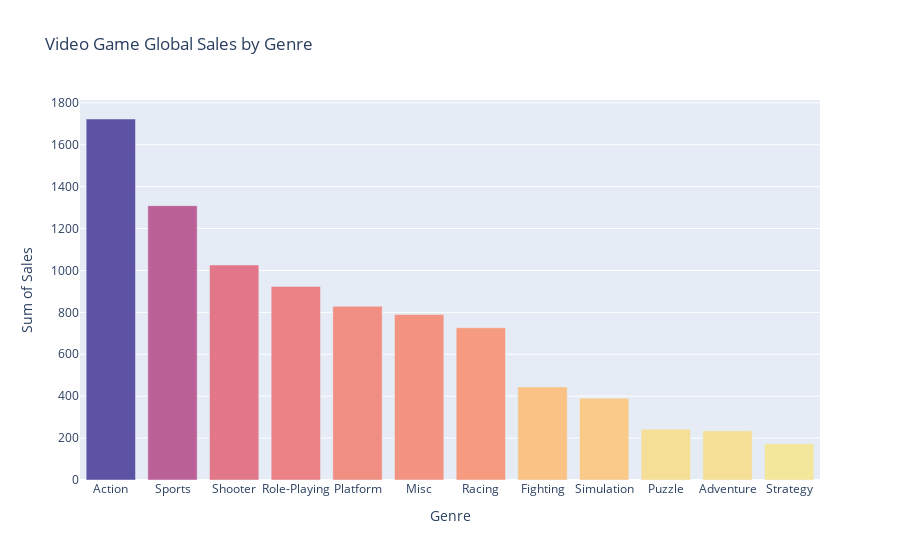

The cell this chart's notebook holds for it:
### Code cell
fig = go.Figure(go.Bar(x=ganre['Genre'],y=ganre['Global_Sales'],
                       marker={'color': ganre['Global_Sales'],'colorscale': 'sunset'}))
fig.update_layout(title_text='Video Game Global Sales by Genre ',
                  xaxis_title="Genre",
                  yaxis_title="Sum of Sales")
fig.show()

### Figure 1 — Plotly figure (JSON) as saved in the notebook; plotly's stock layout.template omitted (floating-point values rounded to 4 significant figures)
{"data": [{"marker": {"color": [1723.0, 1309.0, 1026.0, 923.8, 829.1, 789.9, 726.8, 444.0, 390.0, 242.2, 234.6, 173.3], "colorscale": [[0, "rgb(243, 231, 155)"], [0.1667, "rgb(250, 196, 132)"], [0.3333, "rgb(248, 160, 126)"], [0.5, "rgb(235, 127, 134)"], [0.6667, "rgb(206, 102, 147)"], [0.8333, "rgb(160, 89, 160)"], [1, "rgb(92, 83, 165)"]]}, "type": "bar", "x": ["Action", "Sports", "Shooter", "Role-Playing", "Platform", "Misc", "Racing", "Fighting", "Simulation", "Puzzle", "Adventure", "Strategy"], "y": [1723.0, 1309.0, 1026.0, 923.8, 829.1, 789.9, 726.8, 444.0, 390.0, 242.2, 234.6, 173.3]}], "layout": {"title": {"text": "Video Game Global Sales by Genre "}, "xaxis": {"title": {"text": "Genre"}}, "yaxis": {"title": {"text": "Sum of Sales"}}}}
